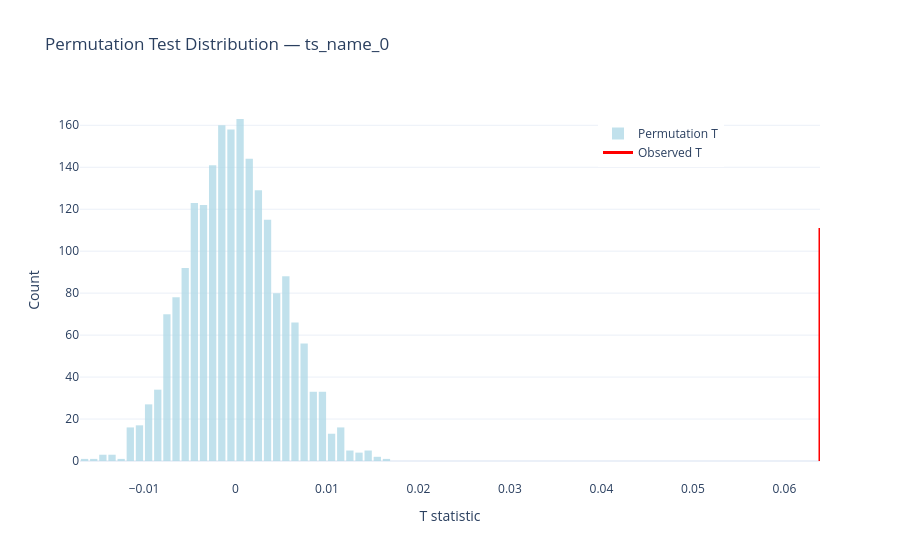
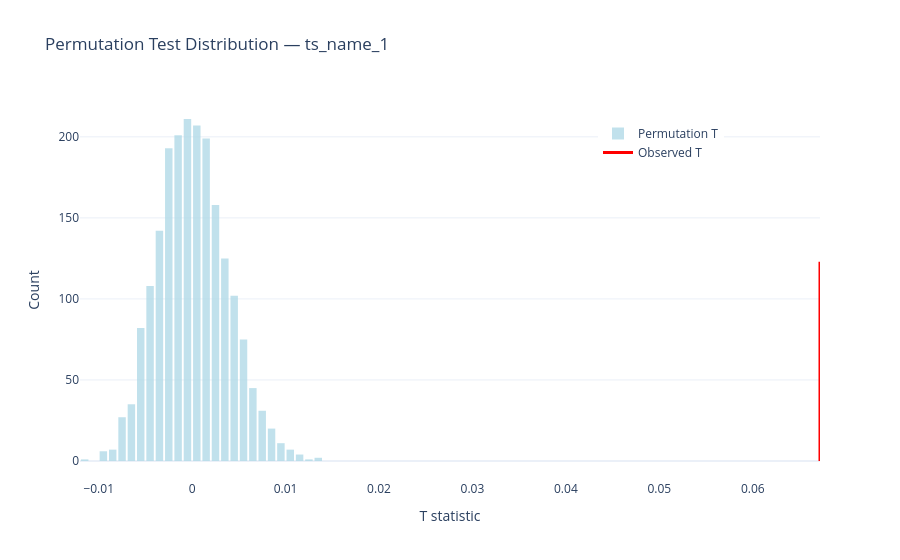
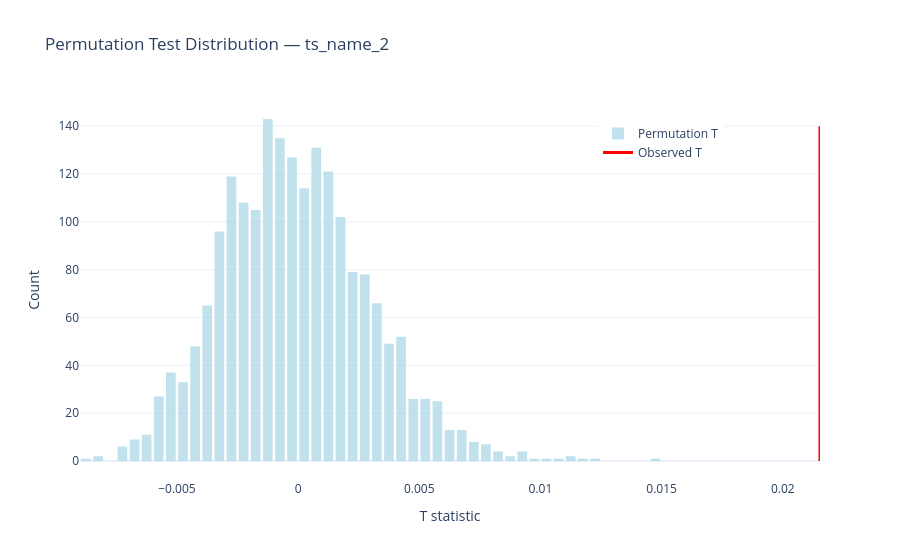

These figures' notebook cell, in order:
### Markdown cell above
## Запуск для 12 рядов

### Code cell
import plotly.graph_objects as go
import numpy as np

results = []
ts_list = data['ts_name'].unique()

for i, ts in enumerate(ts_list):

    print(f"{i+1}/{12} Processing {ts}")

    ts_df = data[data['ts_name'] == ts].copy()

    X, months = build_daily_profiles(ts_df)

    T_obs, T_perm, p_value = permutation_test_fast(X, months, n_perm=2000)

    results.append({
        'ts_name': ts,
        'T_obs': T_obs,
        'p_value': p_value,
        'n_days': len(X)
    })


    fig = go.Figure()

    fig.add_trace(
        go.Histogram(
            x=T_perm,
            nbinsx=50,
            name='Permutation T',
            marker_color='lightblue',
            opacity=0.75
        )
    )

    fig.add_trace(
        go.Scatter(
            x=[T_obs, T_obs],
            y=[0, max(np.histogram(T_perm, bins=50)[0])],
            mode='lines',
            line=dict(color='red', width=3),
            name='Observed T'
        )
    )

    fig.update_layout(
        title=f"Permutation Test Distribution — {ts}",
        xaxis_title="T statistic",
        yaxis_title="Count",
        bargap=0.2,
        template="plotly_white",
        legend=dict(x=0.7, y=0.95)
    )

    fig.show()

### Figure 1 — Plotly figure (JSON) as saved in the notebook; plotly's stock layout.template omitted (floating-point values rounded to 4 significant figures; data arrays with more than 128 entries replaced by an {"elided": "..."} marker saying what was removed)
{"data": [{"marker": {"color": "lightblue"}, "name": "Permutation T", "nbinsx": 50, "opacity": 0.75, "type": "histogram", "x": {"elided": "2000 float values"}}, {"line": {"color": "red", "width": 3}, "mode": "lines", "name": "Observed T", "type": "scatter", "x": [0.06389, 0.06389], "y": [0, 111]}], "layout": {"bargap": 0.2, "legend": {"x": 0.7, "y": 0.95}, "title": {"text": "Permutation Test Distribution — ts_name_0"}, "xaxis": {"title": {"text": "T statistic"}}, "yaxis": {"title": {"text": "Count"}}}}

### Figure 2 — Plotly figure (JSON) as saved in the notebook; plotly's stock layout.template omitted (floating-point values rounded to 4 significant figures; data arrays with more than 128 entries replaced by an {"elided": "..."} marker saying what was removed)
{"data": [{"marker": {"color": "lightblue"}, "name": "Permutation T", "nbinsx": 50, "opacity": 0.75, "type": "histogram", "x": {"elided": "2000 float values"}}, {"line": {"color": "red", "width": 3}, "mode": "lines", "name": "Observed T", "type": "scatter", "x": [0.06719, 0.06719], "y": [0, 123]}], "layout": {"bargap": 0.2, "legend": {"x": 0.7, "y": 0.95}, "title": {"text": "Permutation Test Distribution — ts_name_1"}, "xaxis": {"title": {"text": "T statistic"}}, "yaxis": {"title": {"text": "Count"}}}}

### Figure 3 — Plotly figure (JSON) as saved in the notebook; plotly's stock layout.template omitted (floating-point values rounded to 4 significant figures; data arrays with more than 128 entries replaced by an {"elided": "..."} marker saying what was removed)
{"data": [{"marker": {"color": "lightblue"}, "name": "Permutation T", "nbinsx": 50, "opacity": 0.75, "type": "histogram", "x": {"elided": "2000 float values"}}, {"line": {"color": "red", "width": 3}, "mode": "lines", "name": "Observed T", "type": "scatter", "x": [0.02154, 0.02154], "y": [0, 140]}], "layout": {"bargap": 0.2, "legend": {"x": 0.7, "y": 0.95}, "title": {"text": "Permutation Test Distribution — ts_name_2"}, "xaxis": {"title": {"text": "T statistic"}}, "yaxis": {"title": {"text": "Count"}}}}
